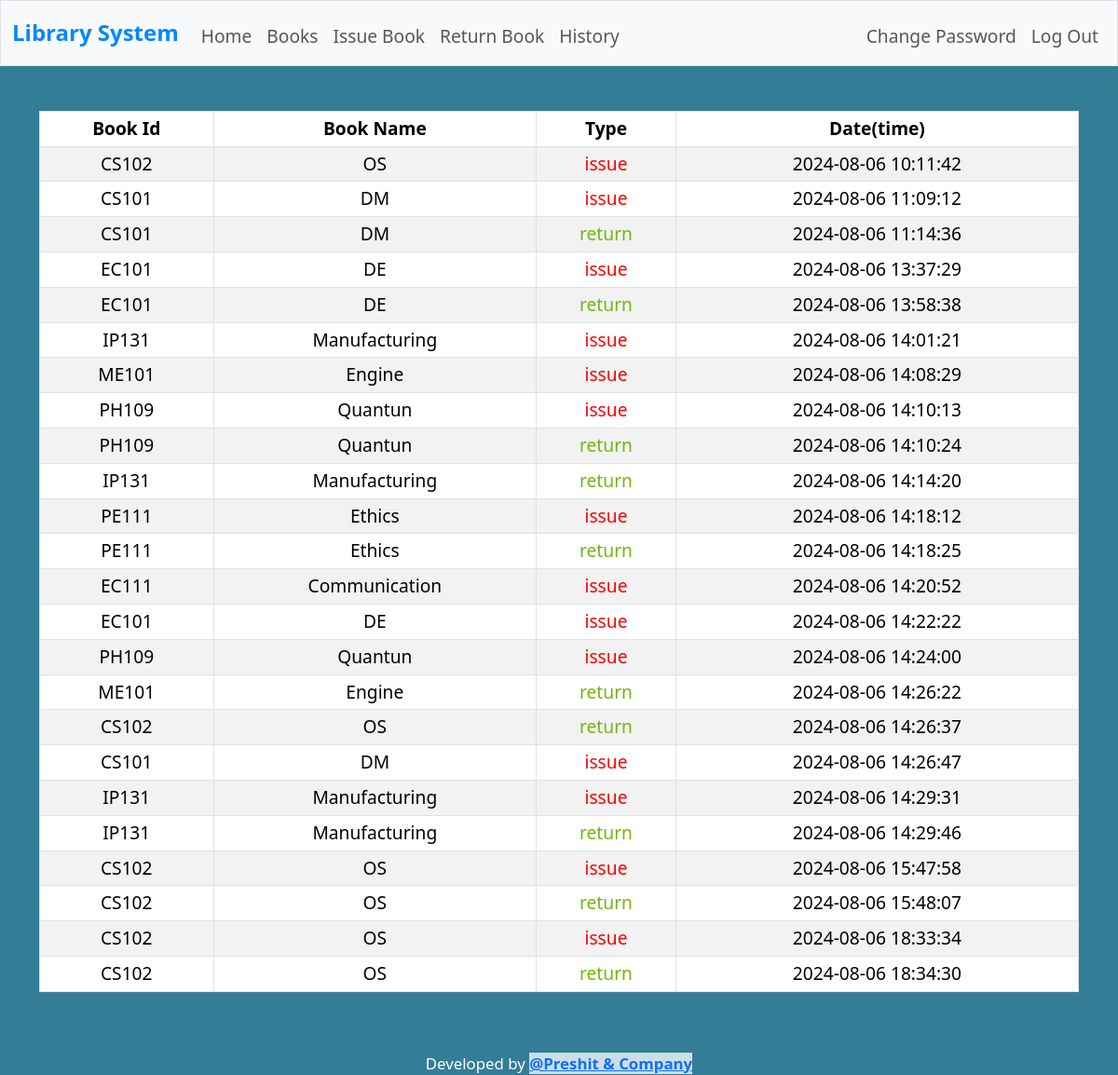
Screenshot of /history (signed in) with the database file from the repository.
### tables this page shows
CREATE TABLE history( id integer not null, bname text not null,bid text not null, type text not null, time datetime not null default current_timestamp);

### app.py (the view)
@app.route("/history")
@login_required
def history():
    history = db.execute("select * from history where id = ?", session["user_id"])
    return render_template("history.html", data= history)

### app.py (called while the page is built)
@app.after_request
def after_request(response):
    response.headers["Cache-Control"] = "no-cache, no-store, must-revalidate"
    response.headers["Expires"] = 0
    response.headers["Pragma"] = "no-cache"
    return response

### helpers.py (called while the page is built)
def login_required(f):
    @wraps(f)
    def decorated_function(*args, **kwargs):
        if session.get("user_id") is None:
            return redirect("/login")
        return f(*args, **kwargs)
    return decorated_function

### templates/history.html (shortened to what this page needs)
{% extends "layout.html" %}
{% block main %}
    <table class= "table table-hover table-striped table-bordered table-sm">
        <thead class="thead-dark">
            <tr>
                <th>Book Id</th>
                <th>Book Name</th>
                <th>Type</th>
                <th>Date(time)</th>
            </tr>
        </thead>
        <tbody>
            {% for row in data %}
                {% if row.type == 'return' %}
                    <tr> <td>{{ row.bid }}</td> <td>{{ row.bname }}</td> <td id="green-cell">{{ row.type }}</td> <td>{{ row.time }}</td></tr>
                {% else %}
                    <tr> <td>{{ row.bid }}</td> <td>{{ row.bname }}</td> <td id="red-cell">{{ row.type }}</td> <td>{{ row.time }}</td></tr>
                {% endif %}
            {% endfor %}
        </tbody>
    </table>
{% endblock %}

### templates/layout.html (shortened to what this page needs)
<!DOCTYPE html>
<html lang="en">
    <head>
        <link href="https://cdn.jsdelivr.net/npm/bootstrap@5.3.3/dist/css/bootstrap.min.css" rel="stylesheet">
        <link href="../static/styles.css" rel="stylesheet">
    </head>
    <body class="background-image">
        <nav class="bg-light border navbar navbar-expand-md navbar-light">
            <div class="container-fluid">
                <a class="navbar-brand main-heading" href="/"> Library System </a>
                <div class="collapse navbar-collapse" id="navbar">
                    {% if session["user_id"] %}
                        <ul class="navbar-nav me-auto mt-2 new1">
                            <li class="nav-item"><a class="nav-link" href="/">Home</a></li>
                            <li class="nav-item"><a class="nav-link" href="/about">Books</a></li>
                            <li class="nav-item"><a class="nav-link" href="/issue">Issue Book</a></li>
                            <li class="nav-item"><a class="nav-link" href="/retrn">Return Book</a></li>
                            <li class="nav-item"><a class="nav-link" href="/history">History</a></li>
                        </ul>
                        <ul class="navbar-nav ms-auto mt-2">
                            <li class="nav-item"><a class="nav-link" href="/password">Change Password</a></li>
                            <li class="nav-item"><a class="nav-link" href="/logout">Log Out</a></li>
                        </ul>
                    {% else %}
                        <ul class="navbar-nav ms-auto mt-2">
                            <li class="nav-item"><a class="nav-link" href="/register">Register</a></li>
                            <li class="nav-item"><a class="nav-link" href="/login">Log In</a></li>
                        </ul>
                    {% endif %}
                </div>
            </div>
        </nav>
        <main class="container py-5 text-center">
            {% block main %}{% endblock %}
        </main>
        <footer class="mb-5">
            <p class="mb-3 small text-center"> Developed by <a href="/" class="bold-text-light-bg">@Preshit & Company</a> </p>
        </footer>
    </body>
</html>

### static/styles.css (style rules this page uses)
body { background-color: rgb(52, 125, 151); background-image: url('../static/back1.jpeg'); background-size: cover; background-position: center; height: 100vh; width: 100%; color: white; font-size: larger; }
.bold-text-light-bg { font-weight: bold; background-color: rgba(255,255,255, 0.75); }
.main-heading { font-size: x-large; font-weight: bolder; color:rgb(0, 136, 255); }
#red-cell { color:red; }
#green-cell { color: rgb(114, 182, 12); }

### rows the page displays
history: bid "CS102", bname "OS", type "issue", time "2024-08-06 10:11:42"
history: bid "CS101", bname "DM", type "issue", time "2024-08-06 11:09:12"
history: bid "CS101", bname "DM", type "return", time "2024-08-06 11:14:36"
history: bid "EC101", bname "DE", type "issue", time "2024-08-06 13:37:29"
history: bid "EC101", bname "DE", type "return", time "2024-08-06 13:58:38"
history: bid "IP131", bname "Manufacturing", type "issue", time "2024-08-06 14:01:21"
history: bid "ME101", bname "Engine", type "issue", time "2024-08-06 14:08:29"
history: bid "PH109", bname "Quantun", type "issue", time "2024-08-06 14:10:13"
history: bid "PH109", bname "Quantun", type "return", time "2024-08-06 14:10:24"
history: bid "IP131", bname "Manufacturing", type "return", time "2024-08-06 14:14:20"
history: bid "PE111", bname "Ethics", type "issue", time "2024-08-06 14:18:12"
history: bid "PE111", bname "Ethics", type "return", time "2024-08-06 14:18:25"
history: bid "EC111", bname "Communication", type "issue", time "2024-08-06 14:20:52"
history: bid "EC101", bname "DE", type "issue", time "2024-08-06 14:22:22"
history: bid "PH109", bname "Quantun", type "issue", time "2024-08-06 14:24:00"
history: bid "ME101", bname "Engine", type "return", time "2024-08-06 14:26:22"
history: bid "CS102", bname "OS", type "return", time "2024-08-06 14:26:37"
history: bid "CS101", bname "DM", type "issue", time "2024-08-06 14:26:47"
history: bid "IP131", bname "Manufacturing", type "issue", time "2024-08-06 14:29:31"
history: bid "IP131", bname "Manufacturing", type "return", time "2024-08-06 14:29:46"
history: bid "CS102", bname "OS", type "issue", time "2024-08-06 15:47:58"
history: bid "CS102", bname "OS", type "return", time "2024-08-06 15:48:07"
history: bid "CS102", bname "OS", type "issue", time "2024-08-06 18:33:34"
history: bid "CS102", bname "OS", type "return", time "2024-08-06 18:34:30"
